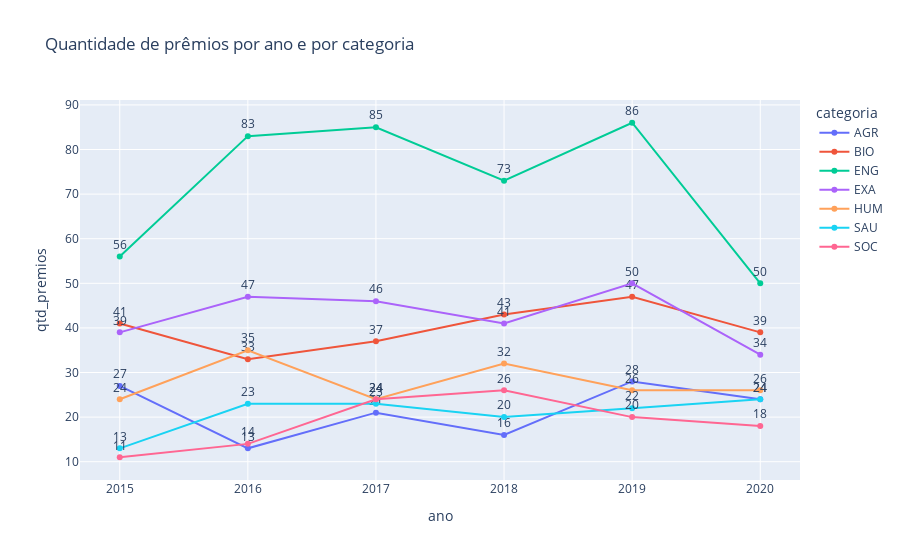

The notebook cell saved with this chart:
### Markdown cell above
Análise absoluta

### Code cell
fig = px.line(df_proj_prem_cat_ano, 
              x='ano', 
              y="qtd_premios",
              color = "categoria",
              title='Quantidade de prêmios por ano e por categoria',
             text = "qtd_premios")

#traces
fig.update_traces(textposition="top center")

fig.show()

### Figure 1 — Plotly figure (JSON) as saved in the notebook; plotly's stock layout.template omitted (floating-point values rounded to 4 significant figures)
{"data": [{"hovertemplate": "categoria=AGR<br>ano=%{x}<br>qtd_premios=%{text}<extra></extra>", "legendgroup": "AGR", "line": {"color": "#636efa", "dash": "solid"}, "marker": {"symbol": "circle"}, "mode": "text+markers+lines", "name": "AGR", "orientation": "v", "showlegend": true, "text": [27, 13, 21, 16, 28, 24], "textposition": "top center", "type": "scatter", "x": [2015, 2016, 2017, 2018, 2019, 2020], "xaxis": "x", "y": [27, 13, 21, 16, 28, 24], "yaxis": "y"}, {"hovertemplate": "categoria=BIO<br>ano=%{x}<br>qtd_premios=%{text}<extra></extra>", "legendgroup": "BIO", "line": {"color": "#EF553B", "dash": "solid"}, "marker": {"symbol": "circle"}, "mode": "text+markers+lines", "name": "BIO", "orientation": "v", "showlegend": true, "text": [41, 33, 37, 43, 47, 39], "textposition": "top center", "type": "scatter", "x": [2015, 2016, 2017, 2018, 2019, 2020], "xaxis": "x", "y": [41, 33, 37, 43, 47, 39], "yaxis": "y"}, {"hovertemplate": "categoria=ENG<br>ano=%{x}<br>qtd_premios=%{text}<extra></extra>", "legendgroup": "ENG", "line": {"color": "#00cc96", "dash": "solid"}, "marker": {"symbol": "circle"}, "mode": "text+markers+lines", "name": "ENG", "orientation": "v", "showlegend": true, "text": [56, 83, 85, 73, 86, 50], "textposition": "top center", "type": "scatter", "x": [2015, 2016, 2017, 2018, 2019, 2020], "xaxis": "x", "y": [56, 83, 85, 73, 86, 50], "yaxis": "y"}, {"hovertemplate": "categoria=EXA<br>ano=%{x}<br>qtd_premios=%{text}<extra></extra>", "legendgroup": "EXA", "line": {"color": "#ab63fa", "dash": "solid"}, "marker": {"symbol": "circle"}, "mode": "text+markers+lines", "name": "EXA", "orientation": "v", "showlegend": true, "text": [39, 47, 46, 41, 50, 34], "textposition": "top center", "type": "scatter", "x": [2015, 2016, 2017, 2018, 2019, 2020], "xaxis": "x", "y": [39, 47, 46, 41, 50, 34], "yaxis": "y"}, {"hovertemplate": "categoria=HUM<br>ano=%{x}<br>qtd_premios=%{text}<extra></extra>", "legendgroup": "HUM", "line": {"color": "#FFA15A", "dash": "solid"}, "marker": {"symbol": "circle"}, "mode": "text+markers+lines", "name": "HUM", "orientation": "v", "showlegend": true, "text": [24, 35, 24, 32, 26, 26], "textposition": "top center", "type": "scatter", "x": [2015, 2016, 2017, 2018, 2019, 2020], "xaxis": "x", "y": [24, 35, 24, 32, 26, 26], "yaxis": "y"}, {"hovertemplate": "categoria=SAU<br>ano=%{x}<br>qtd_premios=%{text}<extra></extra>", "legendgroup": "SAU", "line": {"color": "#19d3f3", "dash": "solid"}, "marker": {"symbol": "circle"}, "mode": "text+markers+lines", "name": "SAU", "orientation": "v", "showlegend": true, "text": [13, 23, 23, 20, 22, 24], "textposition": "top center", "type": "scatter", "x": [2015, 2016, 2017, 2018, 2019, 2020], "xaxis": "x", "y": [13, 23, 23, 20, 22, 24], "yaxis": "y"}, {"hovertemplate": "categoria=SOC<br>ano=%{x}<br>qtd_premios=%{text}<extra></extra>", "legendgroup": "SOC", "line": {"color": "#FF6692", "dash": "solid"}, "marker": {"symbol": "circle"}, "mode": "text+markers+lines", "name": "SOC", "orientation": "v", "showlegend": true, "text": [11, 14, 24, 26, 20, 18], "textposition": "top center", "type": "scatter", "x": [2015, 2016, 2017, 2018, 2019, 2020], "xaxis": "x", "y": [11, 14, 24, 26, 20, 18], "yaxis": "y"}], "layout": {"legend": {"title": {"text": "categoria"}, "tracegroupgap": 0}, "title": {"text": "Quantidade de prêmios por ano e por categoria"}, "xaxis": {"anchor": "y", "domain": [0, 1], "title": {"text": "ano"}}, "yaxis": {"anchor": "x", "domain": [0, 1], "title": {"text": "qtd_premios"}}}}
